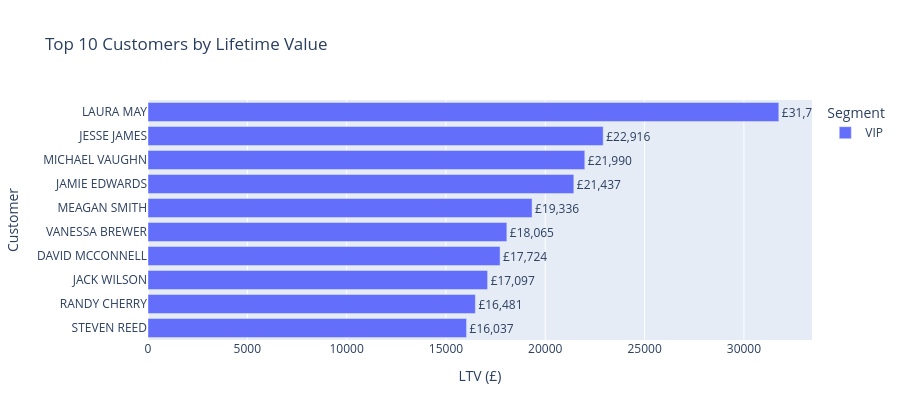

Notebook cell for this chart:
### Markdown cell above
## 5 · Top 10 Customers by Lifetime Value

### Code cell
top_cust = sales["top_customers"].toPandas()
for c in ["lifetime_value", "total_orders", "avg_order_value"]:
    top_cust[c] = pd.to_numeric(top_cust[c], errors="coerce").astype(float)
top_cust["full_name"] = top_cust["first_name"] + " " + top_cust["last_name"]

fig = px.bar(top_cust.sort_values("lifetime_value"),
             x="lifetime_value", y="full_name", orientation="h",
             color="customer_segment", text="lifetime_value",
             title="Top 10 Customers by Lifetime Value",
             labels={"lifetime_value": "LTV (£)", "full_name": "Customer",
                     "customer_segment": "Segment"},
             color_discrete_sequence=PALETTE)
fig.update_traces(texttemplate="£%{text:,.0f}", textposition="outside")
fig.update_layout(xaxis_tickformat="£,.0f", height=420)
fig.show()

### Figure 1 — Plotly figure (JSON) as saved in the notebook; plotly's stock layout.template omitted (floating-point values rounded to 4 significant figures)
{"data": [{"hovertemplate": "Segment=VIP<br>LTV (£)=%{text}<br>Customer=%{y}<extra></extra>", "legendgroup": "VIP", "marker": {"color": "#636EFA", "pattern": {"shape": ""}}, "name": "VIP", "orientation": "h", "showlegend": true, "text": [16040.0, 16480.0, 17100.0, 17720.0, 18070.0, 19340.0, 21440.0, 21990.0, 22920.0, 31760.0], "textposition": "outside", "texttemplate": "£%{text:,.0f}", "type": "bar", "x": [16040.0, 16480.0, 17100.0, 17720.0, 18070.0, 19340.0, 21440.0, 21990.0, 22920.0, 31760.0], "xaxis": "x", "y": ["STEVEN REED", "RANDY CHERRY", "JACK WILSON", "DAVID MCCONNELL", "VANESSA BREWER", "MEAGAN SMITH", "JAMIE EDWARDS", "MICHAEL VAUGHN", "JESSE JAMES", "LAURA MAY"], "yaxis": "y"}], "layout": {"barmode": "relative", "height": 420, "legend": {"title": {"text": "Segment"}, "tracegroupgap": 0}, "title": {"text": "Top 10 Customers by Lifetime Value"}, "xaxis": {"anchor": "y", "domain": [0.0, 1.0], "tickformat": "£,.0f", "title": {"text": "LTV (£)"}}, "yaxis": {"anchor": "x", "domain": [0.0, 1.0], "title": {"text": "Customer"}}}}
